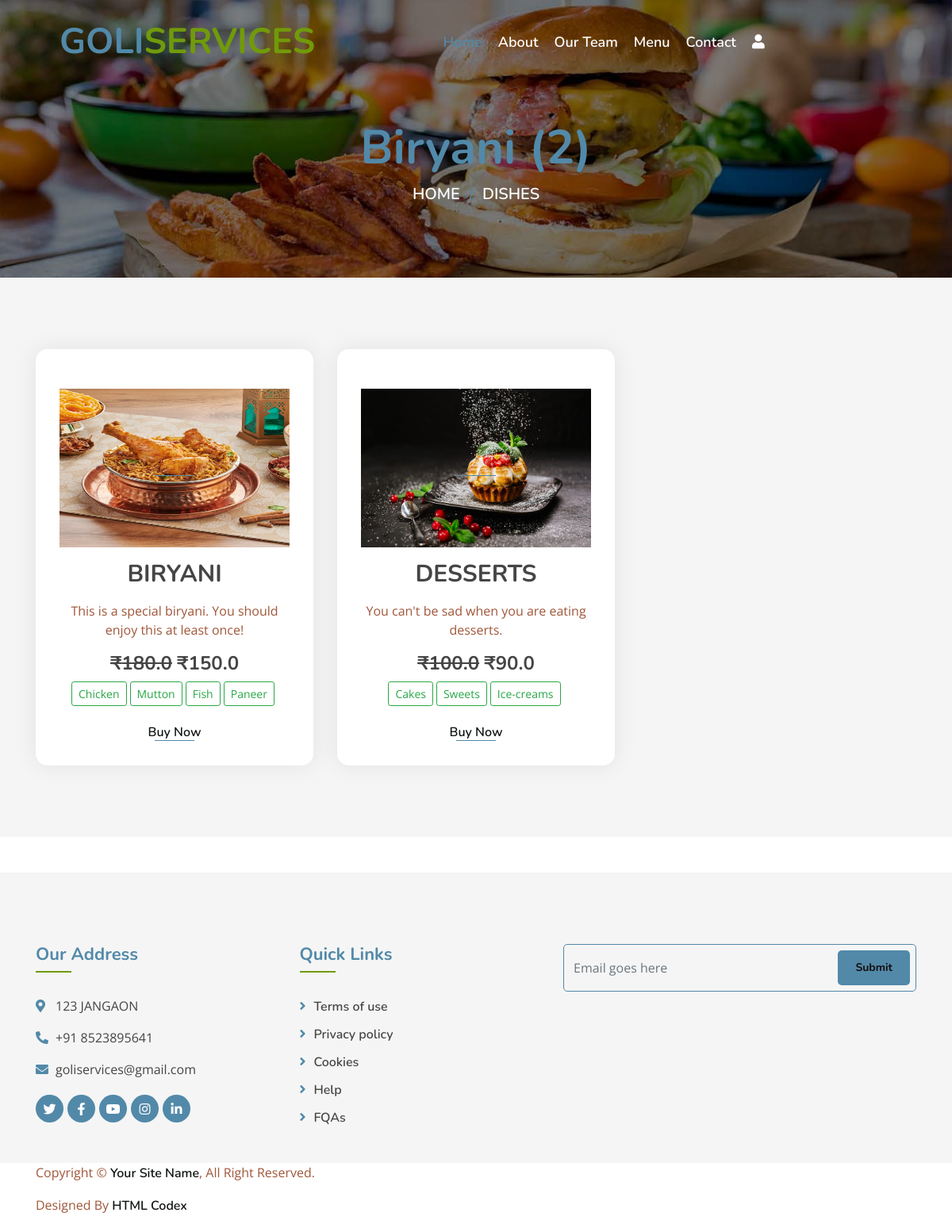
/dishes/?q=1, run on the app's committed database.
### myapp/models.py (models this page shows, shortened)
class Category(models.Model):
    name = models.CharField(max_length=100, unique=True)
    image = models.ImageField(upload_to="categories/%Y/%m/%d")
    icon = models.CharField(max_length=50, blank=True)
    description = models.TextField()
    added_on = models.DateTimeField(auto_now_add=True)
    updated_on = models.DateTimeField(auto_now=True)

class Dish(models.Model):
    name = models.CharField(max_length=200, unique=True)
    image = models.ImageField(upload_to='dishes/%Y/%m/%d')
    ingredients = models.TextField()
    details = models.TextField(blank=True)
    category = models.ForeignKey(Category, on_delete=models.CASCADE)
    price = models.FloatField()
    discounted_price = models.FloatField(blank=True)
    is_available = models.BooleanField(default=True)
    added_on = models.DateTimeField(auto_now_add=True)
    updated_on = models.DateTimeField(auto_now=True)
    class Meta:
        verbose_name_plural ="Dish Table"

### myapp/views.py (the view)
# urls.py: path('dishes/',views.all_dishes,name="all_dishes"),
def all_dishes(request):
    context={}
    dishes = Dish.objects.all()
    if "q" in request.GET:
        id = request.GET.get("q")
        dishes = Dish.objects.filter(category__id=id)
        context['dish_category'] = Category.objects.get(id=id).name
        context['dishes'] = dishes
    return render(request,'all_dishes.html', context)

### template/all_dishes.html (shortened to what this page needs)
{% extends "base.html" %}
{% block content %}
<div class="page-header mb-0">
    <div class="container">
        <div class="row">
            <div class="col-12">
                <h2>{% if dish_category %} {{dish_category}} {% else %}Dishes {% endif %}({{dishes|length}})</h2>
            </div>
            <div class="col-12">
                <a href="/">Home</a>
                <a href="/dishes/">Dishes</a>
            </div>
        </div>
    </div>
</div>
<div class="food mt-0">
    <div class="container">
        <div class="row align-items-center">
        {% for i in dishes %}
            <div class="col-md-4">
                {% if i.is_available %}
                <div class="food-item">
                {% else %}
                <div class="food-item" style="background-color: lightgray;">
                {% endif %}
                    <a href="/media/{{i.image}}" target="_blank"><img src="/media/{{i.image}}" style="height: 200px;width: 100%;"></a>
                    <h2 class="my-3">{{i.name}}</h2>
                    <p>
                        {{i.details}}
                    </p>
                    <h4 class="menu-text" style="font-weight: normal;">
                        {% if i.price != i.discounted_price %}
                            <strong><del>&#8377;{{i.price}}</del></strong>
                        {% endif %}
                            <strong>&#8377;{{i.discounted_price}}</strong>
                    </h4>
                    <p>
                    </p>
                    {% if i.is_available %}
                        <a href="{% url 'dish' id=i.id %}">Buy Now</a>
                    {% else %}
                        <p class="text-danger">Not Available for delivery!</p>
                    {% endif %}
                </div>
            </div>
        {% endfor %}
        </div>
    </div>
</div>
{% endblock %}

### static/css/style.css (style rules this page uses)
body { color: #a0573a; background: #ffffff; font-family: 'open sans', sans-serif; }
h1, h2, h3, h4, h5, h6 { color: #454545; font-family: 'Nunito', sans-serif; }
a { font-family: 'Nunito', sans-serif; font-weight: 600; color: #0e130f; transition: .3s; }
.page-header { position: relative; margin-bottom: 45px; padding: 150px 0 90px 0; text-align: center; background: linear-gradient(rgba(0, 0, 0, .5), rgba(0, 0, 0, .5)), url(../img/page-header.jpg); background-position: center; background-repeat: no-repeat; background-size: cover; }
.page-header h2 { position: relative; color: #5289a9; font-size: 60px; font-weight: 700; }
.page-header a { position: relative; padding: 0 12px; font-size: 20px; text-transform: uppercase; color: #ffffff; }
.page-header a::after { position: absolute; content: "/"; width: 8px; height: 8px; top: -1px; right: -7px; text-align: center; color: #5289a9; }
.page-header a:last-child::after { display: none; }
.food { position: relative; width: 100%; padding: 90px 0 60px 0; margin: 45px 0; background: rgba(0, 0, 0, .04); }
.food .food-item { position: relative; width: 100%; margin-bottom: 30px; padding: 50px 30px 30px; text-align: center; background: #ffffff; border-radius: 15px; box-shadow: 0 0 30px rgba(0, 0, 0, .08); transition: .3s; }
.food .food-item h2 { font-size: 30px; font-weight: 700; }
.food .food-item a { position: relative; font-size: 16px; }
.food .food-item a::after { position: absolute; content: ""; width: 50px; height: 1px; bottom: 0; left: calc(50% - 25px); background: #5289a9; transition: .3s; }

### data on the page
Category: name "Biryani"
Dish: image (picture), name "BIRYANI", details "This is a special biryani. You should enjoy this at least once!", price "180.0", discounted_price "150.0", is_available "Buy Now"
Dish: image (picture), name "DESSERTS", details "You can't be sad when you are eating desserts.", price "100.0", discounted_price "90.0", is_available "Buy Now"

### other printed values
{{ dishes|length }} "2"
